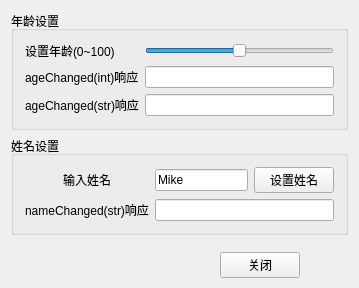
<?xml version="1.0" encoding="UTF-8"?>
<ui version="4.0">
 <class>Widget</class>
 <widget class="QWidget" name="Widget">
  <property name="geometry">
   <rect>
    <x>0</x>
    <y>0</y>
    <width>359</width>
    <height>257</height>
   </rect>
  </property>
  <property name="windowTitle">
   <string>Demo2-5， 资源文件、自定义信号</string>
  </property>
  <layout class="QVBoxLayout" name="verticalLayout">
   <property name="bottomMargin">
    <number>5</number>
   </property>
   <item>
    <widget class="QGroupBox" name="groupBox_Age">
     <property name="title">
      <string>年龄设置</string>
     </property>
     <layout class="QGridLayout" name="gridLayout">
      <item row="0" column="0">
       <widget class="QLabel" name="label">
        <property name="text">
         <string>设置年龄(0~100)</string>
        </property>
       </widget>
      </item>
      <item row="0" column="1">
       <widget class="QSlider" name="sliderSetAge">
        <property name="maximum">
         <number>100</number>
        </property>
        <property name="value">
         <number>50</number>
        </property>
        <property name="orientation">
         <enum>Qt::Horizontal</enum>
        </property>
       </widget>
      </item>
      <item row="1" column="0">
       <widget class="QLabel" name="label_2">
        <property name="text">
         <string>ageChanged(int)响应</string>
        </property>
       </widget>
      </item>
      <item row="1" column="1">
       <widget class="QLineEdit" name="editAgeInt"/>
      </item>
      <item row="2" column="0">
       <widget class="QLabel" name="label_3">
        <property name="text">
         <string>ageChanged(str)响应</string>
        </property>
       </widget>
      </item>
      <item row="2" column="1">
       <widget class="QLineEdit" name="editAgeStr"/>
      </item>
     </layout>
    </widget>
   </item>
   <item>
    <widget class="QGroupBox" name="groupBox_Name">
     <property name="title">
      <string>姓名设置</string>
     </property>
     <layout class="QGridLayout" name="gridLayout_2">
      <item row="0" column="0">
       <widget class="QLabel" name="label_5">
        <property name="text">
         <string>输入姓名</string>
        </property>
        <property name="alignment">
         <set>Qt::AlignCenter</set>
        </property>
       </widget>
      </item>
      <item row="0" column="1">
       <widget class="QLineEdit" name="editNameInput">
        <property name="text">
         <string>Mike</string>
        </property>
       </widget>
      </item>
      <item row="0" column="2">
       <widget class="QPushButton" name="btnSetName">
        <property name="text">
         <string>设置姓名</string>
        </property>
        <property name="icon">
         <iconset resource="res.qrc">
          <normaloff>:/icons/images/322.bmp</normaloff>:/icons/images/322.bmp</iconset>
        </property>
       </widget>
      </item>
      <item row="1" column="0">
       <widget class="QLabel" name="label_4">
        <property name="text">
         <string>nameChanged(str)响应</string>
        </property>
       </widget>
      </item>
      <item row="1" column="1" colspan="2">
       <widget class="QLineEdit" name="editNameHello"/>
      </item>
     </layout>
    </widget>
   </item>
   <item>
    <widget class="QFrame" name="frame_Button">
     <property name="maximumSize">
      <size>
       <width>16777215</width>
       <height>45</height>
      </size>
     </property>
     <property name="frameShape">
      <enum>QFrame::NoFrame</enum>
     </property>
     <property name="frameShadow">
      <enum>QFrame::Raised</enum>
     </property>
     <layout class="QHBoxLayout" name="horizontalLayout">
      <property name="bottomMargin">
       <number>5</number>
      </property>
      <item>
       <spacer name="horizontalSpacer">
        <property name="orientation">
         <enum>Qt::Horizontal</enum>
        </property>
        <property name="sizeHint" stdset="0">
         <size>
          <width>83</width>
          <height>20</height>
         </size>
        </property>
       </spacer>
      </item>
      <item>
       <spacer name="horizontalSpacer_4">
        <property name="orientation">
         <enum>Qt::Horizontal</enum>
        </property>
        <property name="sizeHint" stdset="0">
         <size>
          <width>40</width>
          <height>20</height>
         </size>
        </property>
       </spacer>
      </item>
      <item>
       <spacer name="horizontalSpacer_2">
        <property name="orientation">
         <enum>Qt::Horizontal</enum>
        </property>
        <property name="sizeHint" stdset="0">
         <size>
          <width>84</width>
          <height>20</height>
         </size>
        </property>
       </spacer>
      </item>
      <item>
       <widget class="QPushButton" name="btnClose">
        <property name="text">
         <string>关闭</string>
        </property>
        <property name="icon">
         <iconset resource="res.qrc">
          <normaloff>:/icons/images/132.bmp</normaloff>:/icons/images/132.bmp</iconset>
        </property>
       </widget>
      </item>
      <item>
       <spacer name="horizontalSpacer_3">
        <property name="orientation">
         <enum>Qt::Horizontal</enum>
        </property>
        <property name="sizeHint" stdset="0">
         <size>
          <width>40</width>
          <height>20</height>
         </size>
        </property>
       </spacer>
      </item>
     </layout>
    </widget>
   </item>
  </layout>
 </widget>
 <layoutdefault spacing="6" margin="11"/>
 <resources>
  <include location="res.qrc"/>
 </resources>
 <connections>
  <connection>
   <sender>btnClose</sender>
   <signal>clicked()</signal>
   <receiver>Widget</receiver>
   <slot>close()</slot>
   <hints>
    <hint type="sourcelabel">
     <x>230</x>
     <y>232</y>
    </hint>
    <hint type="destinationlabel">
     <x>177</x>
     <y>252</y>
    </hint>
   </hints>
  </connection>
 </connections>
</ui>
